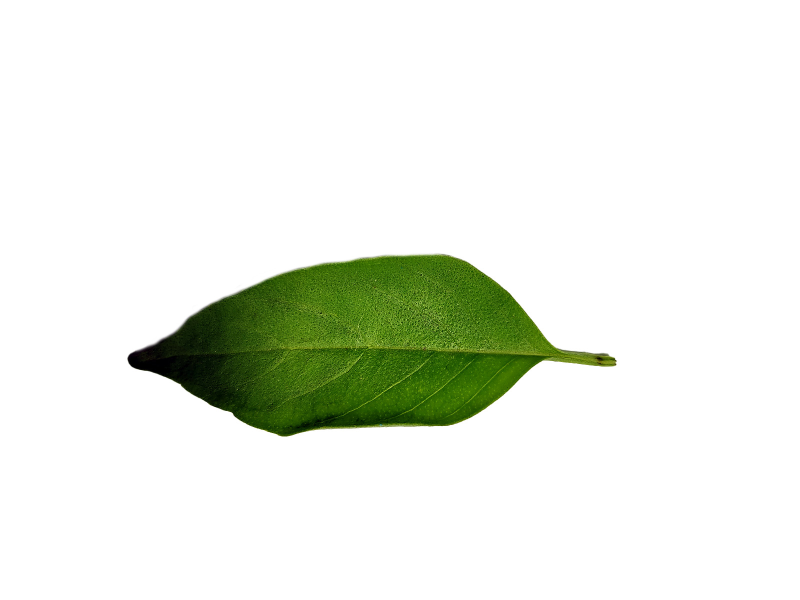
#> input picture Daun Kemangi/003.jpg, 1600 x 1200 px, found by its file name (shown at 1/2 size)
$ python opencv.py
#> lines starting #> are read from the running program, lines starting #| are printed output that depends on the picture; after the words box and inside, x2 and y2 are one past the last pixel; in counts of white or black regions, pixels touching at a corner belong together; pictures that were not available may be replaced by others from this repository, and a replacement may not be noted
import cv2 as cv
######################################################### resize dataset
def rescale(frame, scale=0.5):
    dimension = (int(frame.shape[1]*scale),int(frame.shape[0]*scale))
    return cv.resize(frame, dimension,interpolation=cv.INTER_AREA)
image = cv.imread('dataset/Pepaya/003.jpg')
#> image is the input picture: shape (1200, 1600, 3); mean B, G, R 228.1, 237.5, 233.1
cv.imshow('Pepaya', rescale(cv.imread('dataset/Pepaya/003.jpg')))
#> in rescale, `dimension = (int(frame.shape[1]*scale),int(frame.shape[0]*scale))`: dimension = (800, 600)
#> in rescale, `return cv.resize(frame, dimension,interpolation=cv.INTER_AREA)`:
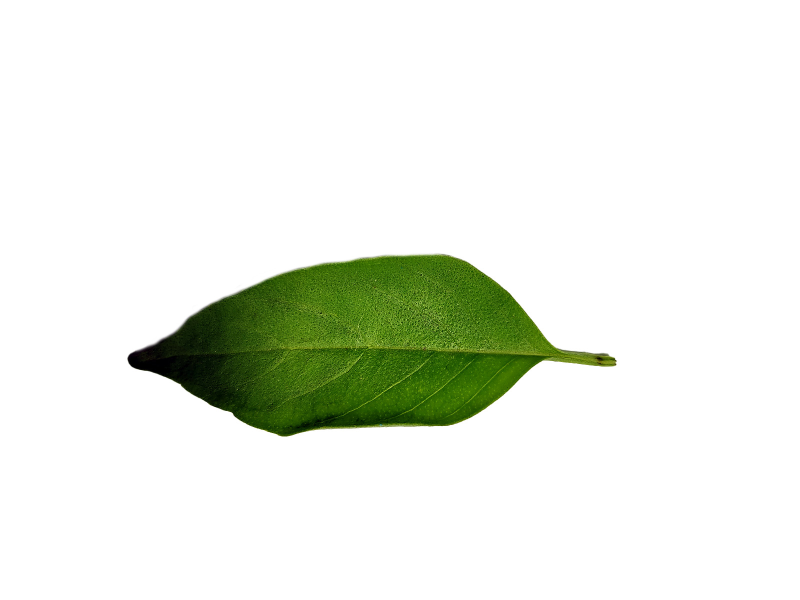
#> returned value: shape (600, 800, 3); mean of channels 0, 1, 2 228.1, 237.5, 233.1; drawn as B, G, R
cv.waitKey(0)
########################################################## open image berupa array
print(cv.imread('dataset/Pepaya/003.jpg'))

# [38 lines of commented-out code are left out]
import glob
import numpy as np
imdir = 'dataset/Pepaya/'
ext = ['png','jpg','gif'] #add image formats
files = []
[files.extend(glob.glob(imdir + '*.'+e)) for e in ext]
images = [cv.imread(file) for file in files]
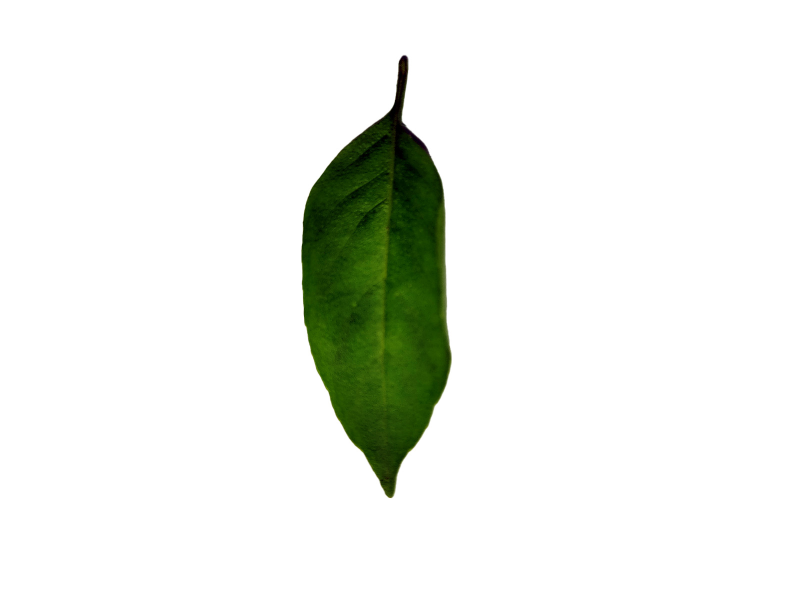
#> input picture Daun Kemangi/002.jpg, 1600 x 1200 px, given as the content of the folder dataset/Pepaya, which was not available (shown at 1/2 size)
#> images = 1 item
#adjust contrast
i = 1
for img in images :
    im_kon = cv.addWeighted(img,1.5,np.zeros(img.shape,img.dtype),0,-100)
    im_name = "dataset/pepaya_kontras/" + str(i) + ".png"
    cv.imwrite(im_name, im_kon)
    i+=1
#> this loop made 1 pass
#> (im_name, i) on pass 1: ('dataset/pepaya_kontras/1.png', 2)
#> pass 1, `im_kon = cv.addWeighted(img,1.5,np.zeros(img.shape,img.dtype),0,-100)`:
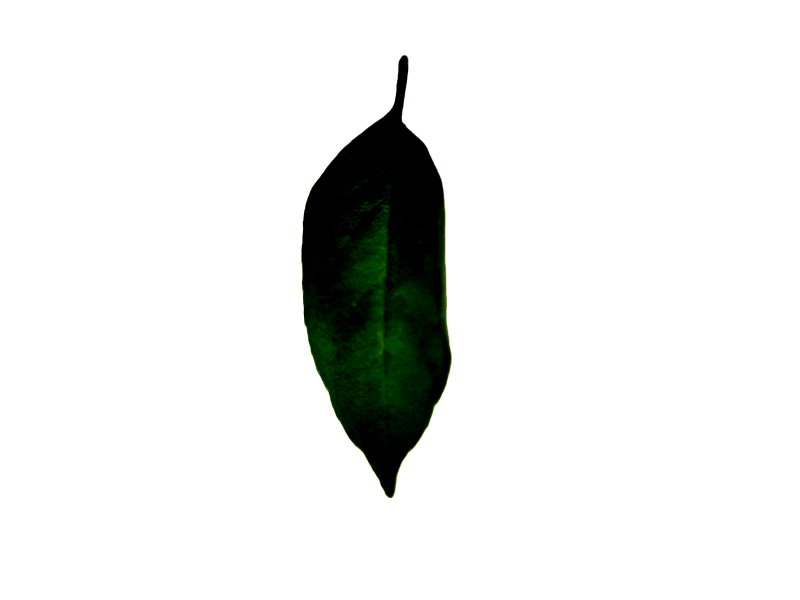
#> im_kon: shape (1200, 1600, 3) (shown at 1/2 size); mean B, G, R 233, 234.4, 233.1
#> after the loop, i = 2
################################################################# beruntun  Greyscale
import glob
imdir = 'dataset/Pepaya/'
ext = ['png','jpg','gif'] #add image formats
files = []
[files.extend(glob.glob(imdir + '*.'+e)) for e in ext]
images = [cv.imread(file) for file in files]
#adjust contrast
i = 1
for img in images :
    im_gray = cv.cvtColor(img, cv.COLOR_BGR2GRAY)
    im_name1 = "dataset/pepaya_grey/" + str(i) + ".png"
    cv.imwrite(im_name1, im_gray)
    i+=1
#> this loop made 1 pass
#> pass 1, `im_gray = cv.cvtColor(img, cv.COLOR_BGR2GRAY)`:
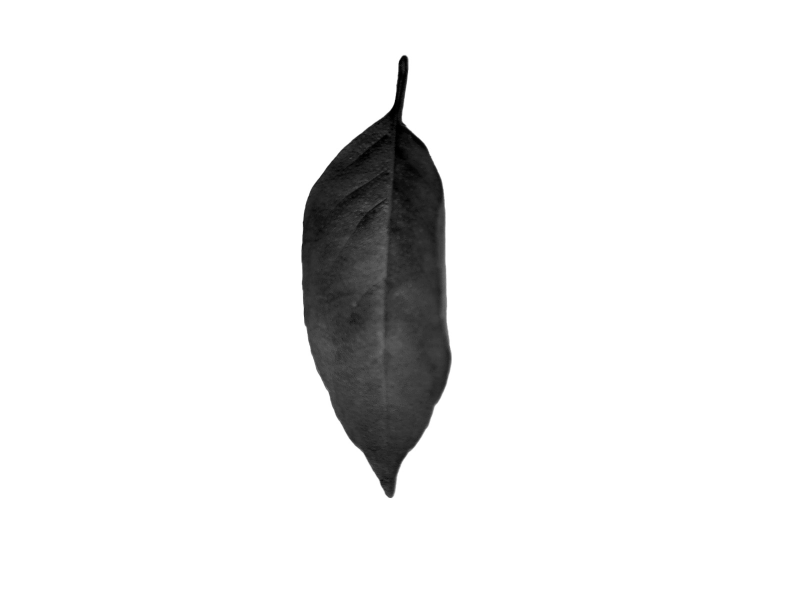
#> im_gray: shape (1200, 1600) (shown at 1/2 size); min 0, max 255, mean 237.4
#> after the loop, i = 2
################################################################# beruntun edge
import glob
imdir = 'dataset/Pepaya/'
ext = ['png','jpg','gif'] #add image formats
files = []
[files.extend(glob.glob(imdir + '*.'+e)) for e in ext]
images = [cv.imread(file) for file in files]
#adjust contrast
i = 1
for img in images :
    im_edges = cv.Canny(img,100,200)
    im_name2 = "dataset/pepaya_edge/" + str(i) + ".png"
    cv.imwrite(im_name2, im_edges)
    i+=1
#> this loop made 1 pass
#> pass 1, `im_edges = cv.Canny(img,100,200)`:
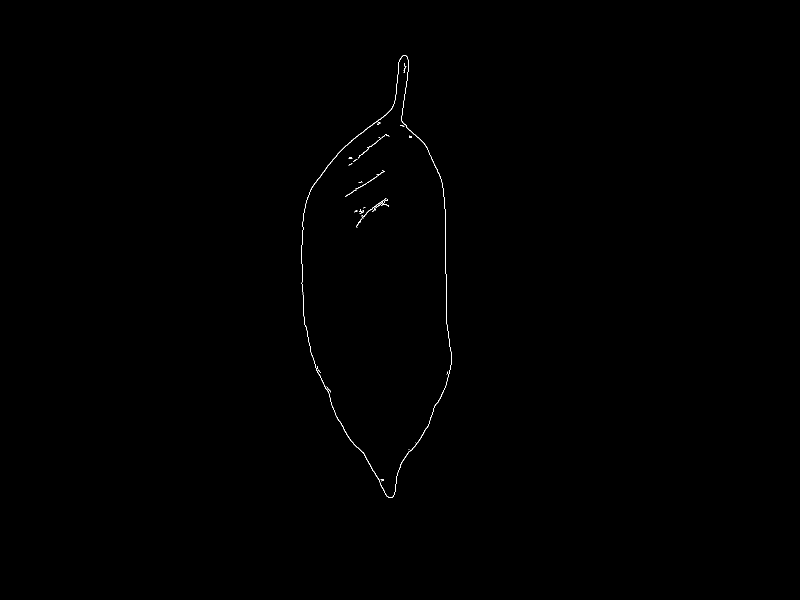
#> im_edges: shape (1200, 1600) (shown at 1/2 size); 0.15% white in thin lines or dots, all inside (x1, y1, x2, y2) = (602, 110, 904, 996)
#> after the loop, i = 2
